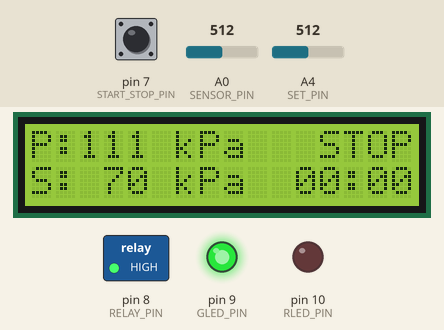
The sketch below on a simulated Arduino Uno, built with avr-gcc and run on an emulated ATmega328P. Parts: 16×2 character LCD, switched loads named in the sketch (green lamp = pin HIGH), output pins drawn as LEDs (lit = HIGH). The test bench sets the inputs (shaded band); at power-on: pin 7 (START_STOP_PIN) HIGH, A0 (SENSOR_PIN) = 512, A4 (SET_PIN) = 512. What the sketch prints to the serial monitor is not drawn.

Above: at 1.2 s.
1.3 s: pin 7 (START_STOP_PIN) pulled LOW for 0.15 s
At 2.8 s:
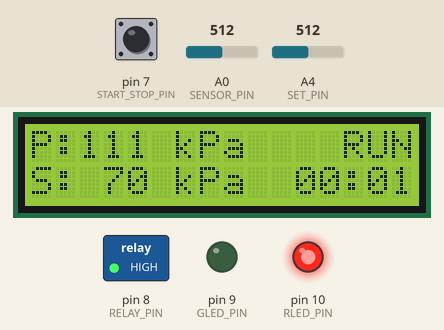
5.5 s: A0 (SENSOR_PIN) set to 333
At 6.8 s:
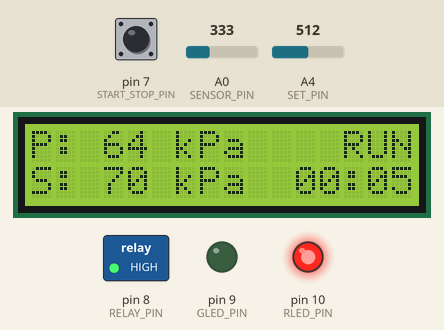
8.5 s: A0 (SENSOR_PIN) set to 311
At 9.7 s:
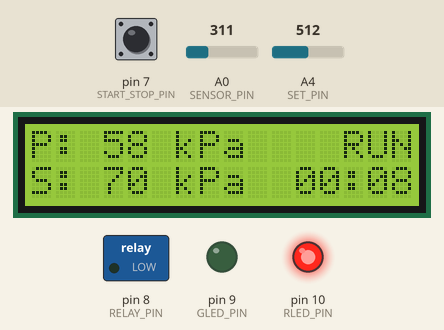
12.6 s: pin 7 (START_STOP_PIN) pulled LOW for 1 s
At 13.7 s:
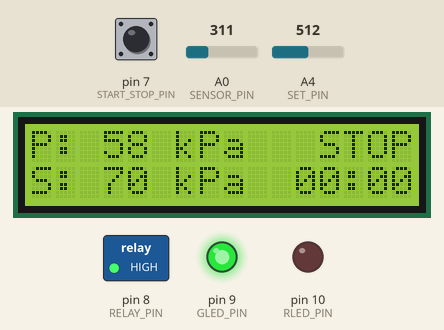
15.1 s: A4 (SET_PIN) set to 0
At 15.6 s:
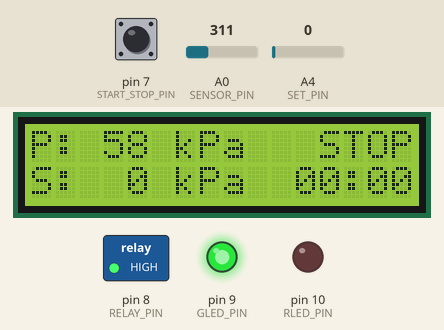
18.5 s: A4 (SET_PIN) set to 20
At 19.4 s:
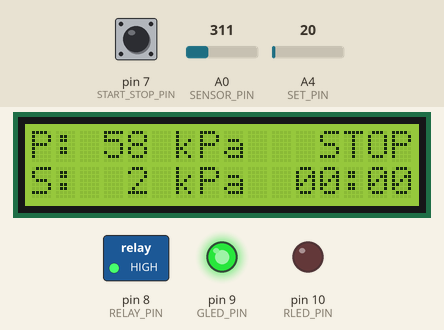
Timing chart, 0 to 21.0 s (numbered marks = the images above; inputs shaded):
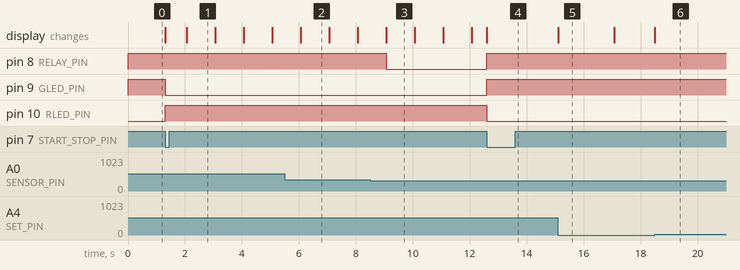

Measured:
- the behaviour switches between 319 and 318 on A0 (SENSOR_PIN) (found by bisection; images 2 and 3)
- after the input at 1.3 s, pin 9 (GLED_PIN): HIGH → LOW at once; pin 10 (RLED_PIN): LOW → HIGH at once; the display: first changes at once (image 1 shows a later state)
- after the input at 8.5 s, pin 8 (RELAY_PIN): HIGH → LOW after 0.57 s
- after the input at 12.6 s, pin 8 (RELAY_PIN), pin 9 (GLED_PIN): LOW → HIGH at once; pin 10 (RLED_PIN): HIGH → LOW at once; the display: changes at once (image 4)
- after the input at 15.1 s, the display: changes at once (image 5)
- after the input at 18.5 s, the display: changes at once (image 6)
- what the display in image 1 shows lasts 1.0 s, from 2.1 s to 3.1 s

The sketch:

autoclave_controller_simple.ino
```cpp
//==========================================================
// Autoclave Controller v1.0
//
// A simple Arduino based controller for the Decatur Makers
// Community Lab autoclave. This controller monitors
// pressure and then will toggle a high power relay to keep
// pressure within specified limits. While running, the
// controller will display the current pressure, set point
// pressure, and a running timer.
//==========================================================

#include <LiquidCrystal.h>

#define SENSOR_PIN A0
#define RELAY_PIN 8
#define SET_PIN A4
#define START_STOP_PIN 7
#define RLED_PIN 10
#define GLED_PIN 9

#define SETPOINT_LOWER 0
#define SETPOINT_UPPER 140

#define LOWER_PRESS_THRESHOLD 10
#define UPPER_PRESS_THRESHOLD 0

#define PRESSURE_KPA(V) ((7.7 * V) - 3.18) * 6.89476

//Define states and modes
enum state {
  IDLE,
  RUNNING
};
volatile state currentState = IDLE;
state previousState = (state)-1;

//Function prototypes
void idle_state();
void running();

volatile int pressure = 0;
int pressed = 0;
int previousPressure = 0;
int setPoint = 0;
int setPointReached = 0;
volatile long currentTime = 0;
volatile long previousTime = 0;

// initialize the library with the numbers of the interface pins
LiquidCrystal lcd(12, 11, 5, 4, 3, 2);

void setup() {

  Serial.begin(9600);

  pinMode(RELAY_PIN, OUTPUT);
  digitalWrite(RELAY_PIN, HIGH);
  pinMode(START_STOP_PIN, INPUT_PULLUP);
  pinMode(RLED_PIN, OUTPUT);
  digitalWrite(RLED_PIN, LOW);
  pinMode(GLED_PIN, OUTPUT);
  digitalWrite(GLED_PIN, HIGH);
  //attachInterrupt(digitalPinToInterrupt(START_STOP_PIN), pin_ISR, FALLING);

  lcd.begin(2,16);
  lcd.setCursor(0, 0);
  lcd.print("P:  0 kPa");
  lcd.setCursor(12, 0);
  lcd.print("STOP");
  lcd.setCursor(0, 1);
  lcd.print("S:");
  lcd.setCursor(11, 1);
  lcd.print("00:00");

  //Set-up Timer1 for a 1 sec interrupt
  noInterrupts();           // disable all interrupts
  TCCR1A = 0;
  TCCR1B = 0;
  TCNT1  = 0;

  OCR1A = 62500;            // compare match register 16MHz/256/2Hz
  TCCR1B |= (1 << WGM12);   // CTC mode
  TCCR1B |= (1 << CS12);    // 256 prescaler
  TIMSK1 |= (1 << OCIE1A);  // enable timer compare interrupt
  interrupts();             // enable all interrupts
}

void loop()
{
  if(digitalRead(START_STOP_PIN) == LOW && pressed == 0)
  {
    Serial.print("pressed");
    pressed = 1;
    if(currentState == IDLE)
    {
      currentState = RUNNING;
      previousState = IDLE;
    }
    else if(currentState == RUNNING)
    {
      currentState = IDLE;
      previousState = RUNNING;
    }
  }
  else if(digitalRead(START_STOP_PIN) == HIGH)
  {
    pressed = 0;
  }

  switch(currentState)
  {
    case IDLE: idle_state(); break;
    case RUNNING: running();
  }
}

void idle_state() {

  int setPointReading = 0;

  if(previousState != IDLE)
  {
    //Set relay off
    digitalWrite(RELAY_PIN, HIGH);
    digitalWrite(RLED_PIN, LOW);
    digitalWrite(GLED_PIN, HIGH);

    setPointReached = 0;

    lcd.setCursor(12, 0);
    lcd.print("STOP");

    currentTime = 0;
    lcd.setCursor(11,1);
    lcd.print("00:00");

    previousState = IDLE;
  }

  if(pressure != previousPressure)
  {
    lcd.setCursor(2, 0);
    if(pressure < 10)
    {
      lcd.print("  ");
    }
    else if(pressure < 100)
    {
      lcd.print(" ");
    }
    lcd.print(pressure);
    lcd.print(" kPa");

    previousPressure = pressure;
  }

  setPoint = map(analogRead(SET_PIN), 0, 1023, SETPOINT_LOWER, SETPOINT_UPPER);
  lcd.setCursor(2, 1);
  if(setPoint < 10)
  {
    lcd.print("  ");
  }
  else if(setPoint < 100)
  {
    lcd.print(" ");
  }
  lcd.print(setPoint);
  lcd.print(" kPa");

}

void running() {
  if(previousState != RUNNING)
  {
    digitalWrite(GLED_PIN, LOW);
    digitalWrite(RLED_PIN, HIGH);
    lcd.setCursor(12, 0);
    lcd.print(" RUN");

    previousState = RUNNING;
  }

  if(pressure <= setPoint - LOWER_PRESS_THRESHOLD)
  {
    digitalWrite(RELAY_PIN, LOW);
  }
  else if(pressure >= setPoint + UPPER_PRESS_THRESHOLD)
  {
    setPointReached = 1;
    digitalWrite(RELAY_PIN, HIGH);
  }

  if(pressure != previousPressure)
  {
    lcd.setCursor(2, 0);
    if(pressure < 10)
    {
      lcd.print("  ");
    }
    else if(pressure < 100)
    {
      lcd.print(" ");
    }
    lcd.print(pressure);
    lcd.print(" kPa");
  }

  if(currentTime != previousTime)
  {
    lcd.setCursor(11,1);
    lcd.print(((currentTime/60)%60 < 10) ? "0" + String((currentTime/60)%60) : (currentTime/60)%60);
  	lcd.print(":");
    lcd.print((currentTime%60 < 10) ? "0" + String(currentTime%60) : currentTime%60);

    previousTime == currentTime;
  }
}

ISR(TIMER1_COMPA_vect)
{
  double sensorVoltage = 0;

  //1. Read Sensor and store value
  sensorVoltage = analogRead(SENSOR_PIN) * 0.0049;
  pressure = PRESSURE_KPA(sensorVoltage);
  pressure = (pressure < 0) ? 0 : pressure;

  if(currentState == RUNNING && setPointReached == 1)
  {
    currentTime++;
  }
}
```
